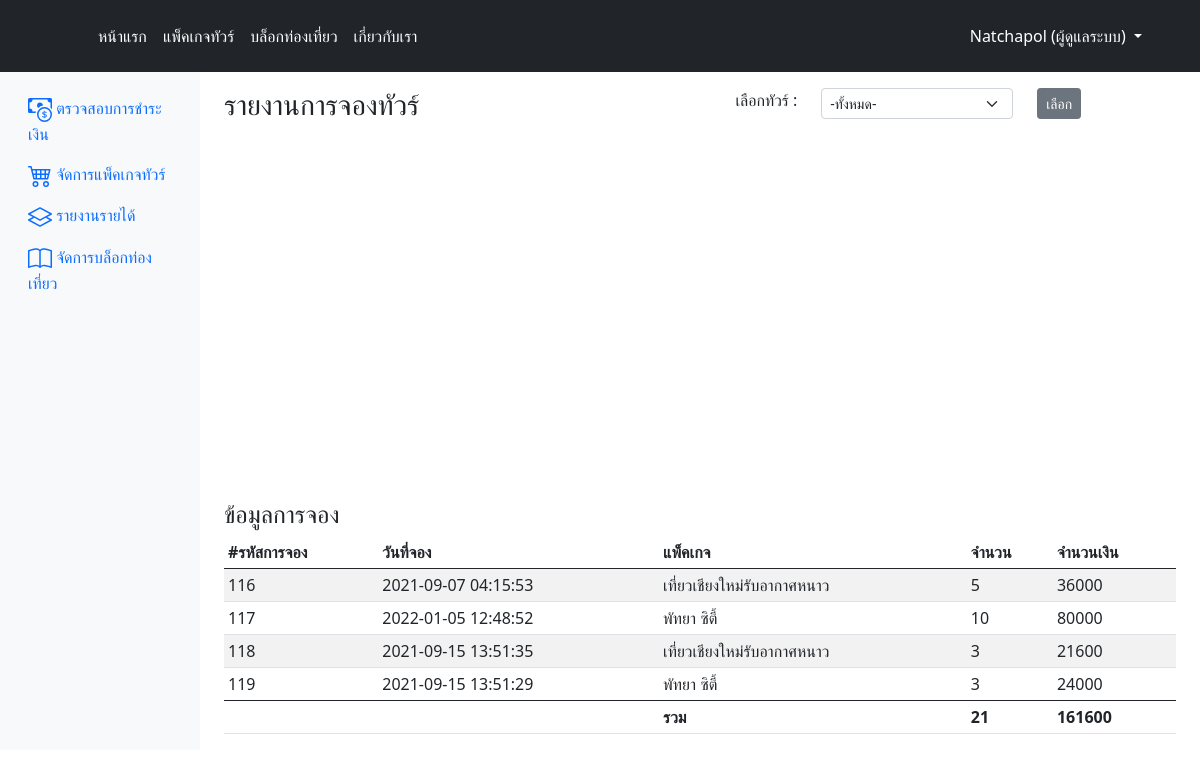
The app's page /tourlike/company_order2.php (signed in) with its own data.
### tables this page shows
CREATE TABLE `payment` (
  `payment_id` int(10) NOT NULL,
  `img_deposit` varchar(100) DEFAULT NULL COMMENT 'รูปสลิปค่ามัดจำ 80%',
  `comment_deposit` varchar(500) DEFAULT NULL,
  `payment_totalprice` float NOT NULL COMMENT 'ราคาเต็ม',
  `payment_deposit` float NOT NULL COMMENT 'ราคาที่ต้องมัดจำ',
  `order_id` int(10) NOT NULL
);

CREATE TABLE `order` (
  `order_id` int(10) NOT NULL,
  `order_date` timestamp NOT NULL DEFAULT current_timestamp() ON UPDATE current_timestamp(),
  `order_status` int(1) NOT NULL DEFAULT 1 COMMENT '1=รอชำระมัดจำ, 2=รอตรวจสอบการชำระค่ามัดจำ, 3= สำเร็จ, 4= ยกเลิก',
  `id` int(10) UNSIGNED NOT NULL
);

CREATE TABLE `tour` (
  `tour_id` int(10) NOT NULL,
  `tour_title` varchar(100) NOT NULL COMMENT 'ชื่อที่แสดงหน้าโชว์',
  `img_title` varchar(100) NOT NULL COMMENT 'รูปแพ็คเกจ',
  `tour_name` varchar(100) NOT NULL COMMENT 'ชื่อทัวร์',
  `date_start` date DEFAULT NULL COMMENT 'วันที่เริ่มทัวร์',
  `date_end` date DEFAULT NULL COMMENT 'วันเดินทางกลับ',
  `tour_detail` varchar(5000) DEFAULT NULL COMMENT 'รายละเอียดทัวร์',
  `tour_price` float NOT NULL COMMENT 'ราคาทัวร์',
  `trip_type` varchar(500) DEFAULT NULL COMMENT 'สายการบิน รถทัวร์ ต่างๆ',
  `amount` int(10) NOT NULL COMMENT 'จำนวนคนที่รับ',
  `accommodation` varchar(500) DEFAULT NULL COMMENT 'ที่พัก',
  `img_accommodation` varchar(100) DEFAULT NULL COMMENT 'รูปที่พัก',
  `province_id` int(11) NOT NULL,
  `company_id` int(10) NOT NULL
);

CREATE TABLE `order_detail` (
  `order_id` int(10) NOT NULL,
  `tour_id` int(10) NOT NULL,
  `order_price` float NOT NULL COMMENT 'ราคาต่อชิ้น',
  `order_amount` int(10) NOT NULL COMMENT 'จำนวนที่จอง'
);

### tourlike/database/function.php (called while the page is built, shortened)
<?php
    class DB_con {
        function __construct()
        {
            $conn = mysqli_connect(DB_SERVER, DB_USER, DB_PASS, DB_NAME);
            $this->dbcon = $conn;
        }
        public function reporttour($comid, $tid){
            $where = "";
            $report1 = mysqli_query($this->dbcon, "SELECT a1.order_id, tour.tour_title, a1.order_date, order_detail.order_amount, payment.payment_deposit FROM payment
			INNER JOIN `order` AS a1 ON payment.order_id = a1.order_id
            INNER JOIN order_detail ON a1.order_id = order_detail.order_id
            INNER JOIN tour ON order_detail.tour_id=tour.tour_id
            INNER JOIN province ON tour.province_id=province.province_id
            WHERE tour.company_id = '$comid'
            {$where} ");
            return $report1;
        }
    }
?>

### tourlike/company_order2.php (the view, shortened to what this page needs)
<?php
include 'layout/header.php';
include_once('database/function.php');
$db_handle = new DB_con();
include 'nav_company.php';
?>
<?php
$comid = isset($_SESSION['id']) ? $_SESSION['id'] : '';
$tid = isset($_GET['selecttour']) ? $_GET['selecttour'] : '';
?>
<main class="col-md-9 ms-sm-auto col-lg-10 px-md-4"><div class="chartjs-size-monitor"><div class="chartjs-size-monitor-expand"><div class=""></div></div><div class="chartjs-size-monitor-shrink"><div class=""></div></div></div>
<form method="GET">
<div class="row mt-3">
    <div class="col">
      <h3>รายงานการจองทัวร์</h3>
    </div>
    <div class="col-md-auto">
        <p>เลือกทัวร์ :</p>
    </div>
    <div class="col-md-auto">
        <select class="form-select form-select-sm" id="selecttour" name="selecttour">
        <option value="" selected>-ทั้งหมด-</option>
        </select>
    </div>
    <div class="col col-lg-2">
    <button type="submit" class="btn btn-secondary btn-sm" >เลือก</button>
    </div>
  </div>
  </form>
    <div id="chartContainer" style="height: 370px; width: 100%;"></div>
      <h4>ข้อมูลการจอง</h4>
      <div class="table-responsive">
        <table class="table table-striped table-sm">
          <thead>
            <tr>
              <th scope="col">#รหัสการจอง</th>
              <th scope="col">วันที่จอง</th>
              <th scope="col">แพ็คเกจ</th>
              <th scope="col">จำนวน</th>
              <th scope="col">จำนวนเงิน</th>
            </tr>
          </thead>
          <tbody>
<?php
$sum_amount = 0;
$sum_price = 0;
$result = $db_handle->reporttour($comid, $tid);
while($data = mysqli_fetch_array($result)){
$sum_amount = $sum_amount + $data['order_amount'];
$sum_price = $sum_price + $data['payment_deposit'];
?>
            <tr>
              <td><?php echo $data['order_id']?></td>
              <td><?php echo $data['order_date']?></td>
              <td><?php echo $data['tour_title']?></td>
              <td><?php echo $data['order_amount']?></td>
              <td><?php echo $data['payment_deposit']?></td>
            </tr>
<?php
}
?>
            <thead>
            <tr>
              <th scope="col"></th>
              <th scope="col"></th>
              <th scope="col">รวม</th>
              <th scope="col"><?php echo $sum_amount; ?></th>
              <th scope="col"><?php echo $sum_price; ?></th>
            </tr>
          </thead>
          </tbody>
        </table>
      </div>
    </main>
</body>
<link rel="stylesheet" href="css/bootstrap.min.css">
</html>

### records on screen
payment: order.order_id "116", order.order_date "2021-09-07 04:15:53", tour.tour_title "เที่ยวเชียงใหม่รับอากาศหนาว", order_detail.order_amount "5", payment_deposit "36000"
payment: order.order_id "117", order.order_date "2022-01-05 12:48:52", tour.tour_title "พัทยา ซิตี้", order_detail.order_amount "10", payment_deposit "80000"
payment: order.order_id "118", order.order_date "2021-09-15 13:51:35", tour.tour_title "เที่ยวเชียงใหม่รับอากาศหนาว", order_detail.order_amount "3", payment_deposit "21600"
payment: order.order_id "119", order.order_date "2021-09-15 13:51:29", tour.tour_title "พัทยา ซิตี้", order_detail.order_amount "3", payment_deposit "24000"

### other values on screen
$_SESSION['name'] "Natchapol"
$_SESSION['role'] "ผู้ดูแลระบบ"
$sum_amount "21"
$sum_price "161600"
